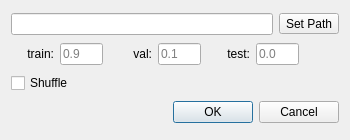
<?xml version="1.0" encoding="UTF-8"?>
<ui version="4.0">
 <class>Dialog</class>
 <widget class="QDialog" name="Dialog">
  <property name="windowModality">
   <enum>Qt::ApplicationModal</enum>
  </property>
  <property name="geometry">
   <rect>
    <x>0</x>
    <y>0</y>
    <width>350</width>
    <height>140</height>
   </rect>
  </property>
  <property name="sizePolicy">
   <sizepolicy hsizetype="Fixed" vsizetype="Fixed">
    <horstretch>0</horstretch>
    <verstretch>0</verstretch>
   </sizepolicy>
  </property>
  <property name="windowTitle">
   <string>Set Export Path</string>
  </property>
  <layout class="QVBoxLayout" name="verticalLayout">
   <item>
    <layout class="QHBoxLayout" name="horizontalLayout">
     <item>
      <widget class="QLineEdit" name="lineEdit">
       <property name="readOnly">
        <bool>true</bool>
       </property>
      </widget>
     </item>
     <item>
      <widget class="QToolButton" name="toolButton">
       <property name="text">
        <string>Set Path</string>
       </property>
       <property name="icon">
        <iconset theme="folder-open"/>
       </property>
      </widget>
     </item>
    </layout>
   </item>
   <item>
    <layout class="QHBoxLayout" name="horizontalLayout_2" stretch="0,0,0,0,0,0,0">
     <item>
      <widget class="QLabel" name="label">
       <property name="sizePolicy">
        <sizepolicy hsizetype="Ignored" vsizetype="Preferred">
         <horstretch>0</horstretch>
         <verstretch>0</verstretch>
        </sizepolicy>
       </property>
       <property name="text">
        <string>train:</string>
       </property>
       <property name="alignment">
        <set>Qt::AlignRight|Qt::AlignTrailing|Qt::AlignVCenter</set>
       </property>
      </widget>
     </item>
     <item>
      <widget class="QLineEdit" name="le_train">
       <property name="sizePolicy">
        <sizepolicy hsizetype="Ignored" vsizetype="Fixed">
         <horstretch>0</horstretch>
         <verstretch>0</verstretch>
        </sizepolicy>
       </property>
       <property name="text">
        <string/>
       </property>
       <property name="placeholderText">
        <string>0.9</string>
       </property>
      </widget>
     </item>
     <item>
      <widget class="QLabel" name="label_2">
       <property name="sizePolicy">
        <sizepolicy hsizetype="Ignored" vsizetype="Preferred">
         <horstretch>0</horstretch>
         <verstretch>0</verstretch>
        </sizepolicy>
       </property>
       <property name="text">
        <string>val:</string>
       </property>
       <property name="alignment">
        <set>Qt::AlignRight|Qt::AlignTrailing|Qt::AlignVCenter</set>
       </property>
      </widget>
     </item>
     <item>
      <widget class="QLineEdit" name="le_val">
       <property name="sizePolicy">
        <sizepolicy hsizetype="Ignored" vsizetype="Fixed">
         <horstretch>0</horstretch>
         <verstretch>0</verstretch>
        </sizepolicy>
       </property>
       <property name="placeholderText">
        <string>0.1</string>
       </property>
      </widget>
     </item>
     <item>
      <widget class="QLabel" name="label_3">
       <property name="sizePolicy">
        <sizepolicy hsizetype="Ignored" vsizetype="Preferred">
         <horstretch>0</horstretch>
         <verstretch>0</verstretch>
        </sizepolicy>
       </property>
       <property name="text">
        <string>test:</string>
       </property>
       <property name="alignment">
        <set>Qt::AlignRight|Qt::AlignTrailing|Qt::AlignVCenter</set>
       </property>
      </widget>
     </item>
     <item>
      <widget class="QLineEdit" name="le_test">
       <property name="sizePolicy">
        <sizepolicy hsizetype="Ignored" vsizetype="Fixed">
         <horstretch>0</horstretch>
         <verstretch>0</verstretch>
        </sizepolicy>
       </property>
       <property name="placeholderText">
        <string>0.0</string>
       </property>
      </widget>
     </item>
     <item>
      <spacer name="horizontalSpacer">
       <property name="orientation">
        <enum>Qt::Horizontal</enum>
       </property>
       <property name="sizeType">
        <enum>QSizePolicy::Maximum</enum>
       </property>
       <property name="sizeHint" stdset="0">
        <size>
         <width>40</width>
         <height>20</height>
        </size>
       </property>
      </spacer>
     </item>
    </layout>
   </item>
   <item>
    <layout class="QHBoxLayout" name="horizontalLayout_3">
     <item>
      <widget class="QCheckBox" name="checkBox">
       <property name="text">
        <string>Shuffle</string>
       </property>
       <property name="autoExclusive">
        <bool>false</bool>
       </property>
       <property name="tristate">
        <bool>false</bool>
       </property>
      </widget>
     </item>
    </layout>
   </item>
   <item>
    <widget class="QDialogButtonBox" name="buttonBox">
     <property name="orientation">
      <enum>Qt::Horizontal</enum>
     </property>
     <property name="standardButtons">
      <set>QDialogButtonBox::Cancel|QDialogButtonBox::Ok</set>
     </property>
    </widget>
   </item>
  </layout>
 </widget>
 <resources/>
 <connections>
  <connection>
   <sender>buttonBox</sender>
   <signal>accepted()</signal>
   <receiver>Dialog</receiver>
   <slot>accept()</slot>
   <hints>
    <hint type="sourcelabel">
     <x>248</x>
     <y>254</y>
    </hint>
    <hint type="destinationlabel">
     <x>157</x>
     <y>274</y>
    </hint>
   </hints>
  </connection>
  <connection>
   <sender>buttonBox</sender>
   <signal>rejected()</signal>
   <receiver>Dialog</receiver>
   <slot>reject()</slot>
   <hints>
    <hint type="sourcelabel">
     <x>316</x>
     <y>260</y>
    </hint>
    <hint type="destinationlabel">
     <x>286</x>
     <y>274</y>
    </hint>
   </hints>
  </connection>
 </connections>
</ui>
